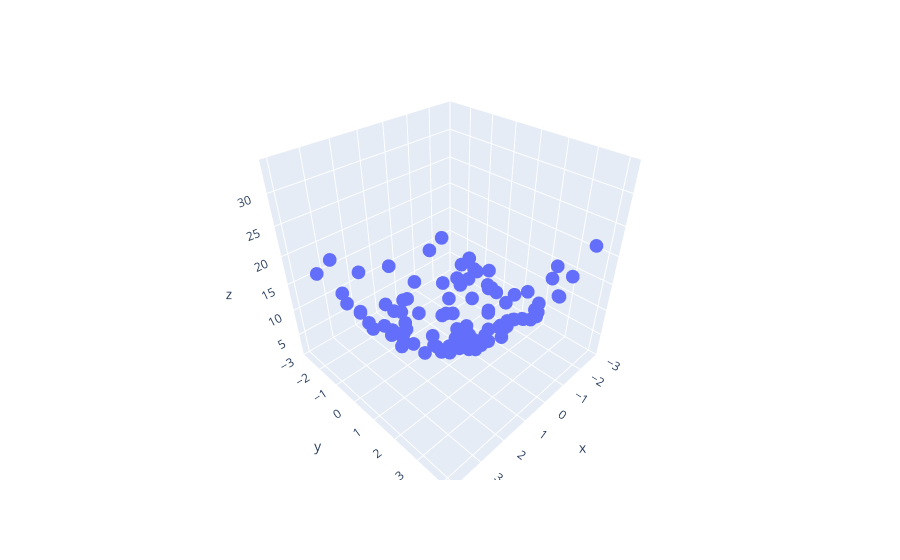

This figure's notebook cell:
### Markdown cell above
# Multiple Polynomial Reg

### Code cell
# 3D polynomial regression
x = 7 * np.random.rand(100, 1) - 2.8
y = 7 * np.random.rand(100, 1) - 2.8

z = x**2 + y**2 + 0.2*x + 0.2*y + 0.1*x*y +2 + np.random.randn(100, 1)
# z = x^2 + y^2 + 0.2x + 0.2y + 0.1xy + 2
import plotly.express as px
df = px.data.iris()
fig = px.scatter_3d(df, x=x.ravel(), y=y.ravel(), z=z.ravel())
fig.show()
